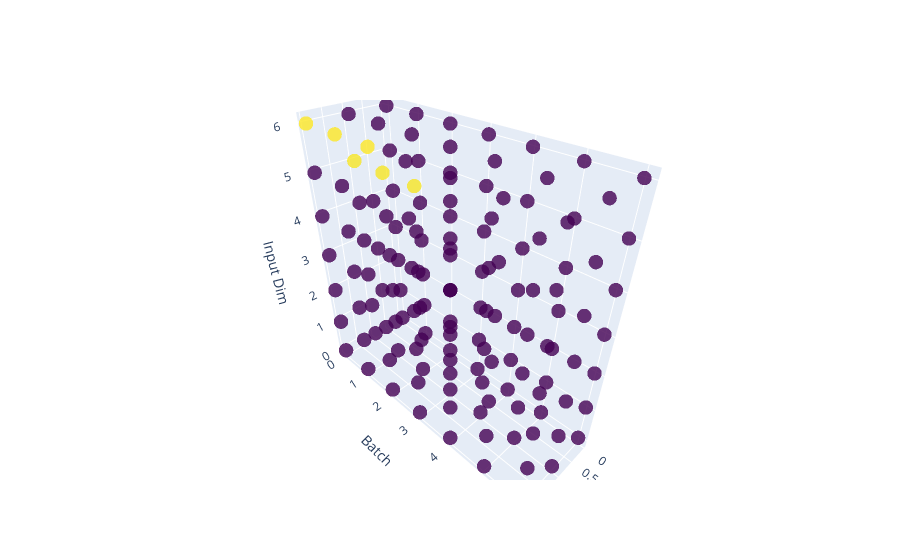

The cell this chart's notebook holds for it:
### Code cell
# This plotting function doesn't seem to be accurate
plot_tensor(test_highlight, ["Prefix Dim", "Batch", "Input Dim"])

### Figure 1 — Plotly figure (JSON) as saved in the notebook; plotly's stock layout.template omitted (floating-point values rounded to 4 significant figures; data arrays with more than 128 entries replaced by an {"elided": "..."} marker saying what was removed)
{"data": [{"marker": {"color": {"elided": "147 float values"}, "colorscale": [[0, "#440154"], [0.1111, "#482878"], [0.2222, "#3e4989"], [0.3333, "#31688e"], [0.4444, "#26828e"], [0.5556, "#1f9e89"], [0.6667, "#35b779"], [0.7778, "#6ece58"], [0.8889, "#b5de2b"], [1, "#fde725"]], "opacity": 0.8, "size": 5}, "mode": "markers", "type": "scatter3d", "x": {"elided": "147 int values"}, "y": {"elided": "147 int values"}, "z": {"elided": "147 int values"}}], "layout": {"scene": {"xaxis": {"title": {"text": "Prefix Dim"}}, "yaxis": {"title": {"text": "Batch"}}, "zaxis": {"title": {"text": "Input Dim"}}}}}
